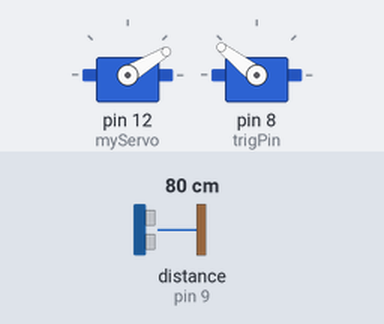
Recording of a sketch running on a simulated Arduino Uno, built with avr-gcc and run on an emulated ATmega328P. Shown: 2 × servo. Wiring (inferred from the names in the program): servo: signal pin 8. Inputs (shaded band) come from the test bench; at power-on: distance to the obstacle (sensor on pin 9) 80 cm. The echo pulse lasts 58.3 µs per cm; servo pulses on a pin are drawn as a servo (544–2400 µs = 0–180°); what the sketch prints to the serial monitor is not drawn.

Above: at 1.2 s.
1.3 s: distance to the obstacle (sensor on pin 9) set to 120 cm
At 2.4 s:
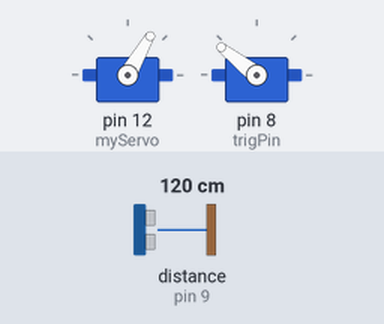
4.3 s: distance to the obstacle (sensor on pin 9) set to 2 cm
At 4.75 s:
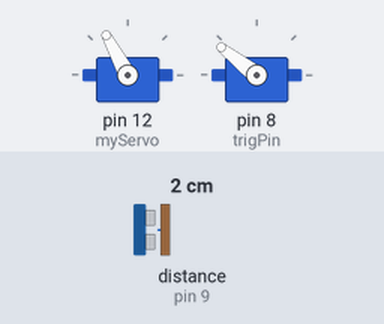
7.3 s: distance to the obstacle (sensor on pin 9) set to 299 cm
At 8.1 s:
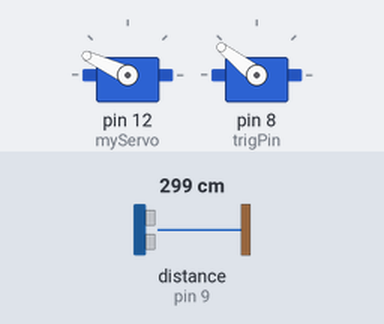
10.3 s: distance to the obstacle (sensor on pin 9) set to 60 cm
Timing chart, 0 to 14.3 s (numbered marks = the images above; inputs shaded):
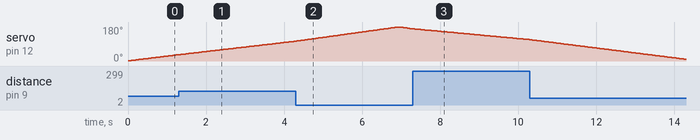

The sketch:

RADER_7_working.ino
```cpp
#include <Servo.h>.
// Defines Tirg and Echo pins of the Ultrasonic Sensor
const int trigPin = 8;
const int echoPin = 9;
// Variables for the duration and the distance
long duration;
int distance;
Servo myServo; // Creates a servo object for controlling the servo motor
void setup() {
  pinMode(trigPin, OUTPUT); // Sets the trigPin as an Output
  pinMode(echoPin, INPUT); // Sets the echoPin as an Input
  Serial.begin(9600);
  myServo.attach(12); // Defines on which pin is the servo motor attached
}
void loop() {
  // rotates the servo motor from 15 to 165 degrees
  for(int i=1;i<=180;i++){
  myServo.write(i);
  delay(30);
  distance = calculateDistance();// Calls a function for calculating the distance measured by the Ultrasonic sensor for each degree

  Serial.print(i); // Sends the current degree into the Serial Port
  Serial.print(","); // Sends addition character right next to the previous value needed later in the Processing IDE for indexing
  Serial.print(distance); // Sends the distance value into the Serial Port
  Serial.print("."); // Sends addition character right next to the previous value needed later in the Processing IDE for indexing
  }
  // Repeats the previous lines from 165 to 15 degrees
  for(int i=180;i>1;i--){
  myServo.write(i);
  delay(30);
  distance = calculateDistance();
  Serial.print(i);
  Serial.print(",");
  Serial.print(distance);
  Serial.print(".");
  }
}
// Function for calculating the distance measured by the Ultrasonic sensor
int calculateDistance(){

  digitalWrite(trigPin, LOW);
  delayMicroseconds(2000);
  // Sets the trigPin on HIGH state for 10 micro seconds
  digitalWrite(trigPin, HIGH);
  delayMicroseconds(2000);
  digitalWrite(trigPin, LOW);
  duration = pulseIn(echoPin, HIGH); // Reads the echoPin, returns the sound wave travel time in microseconds
  distance= duration*12/2;
  return distance;
}
```
